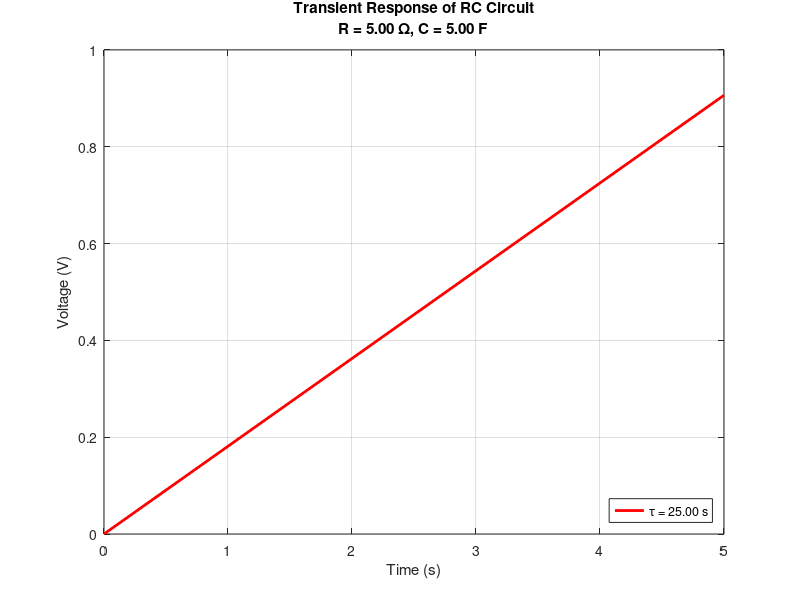

Reproduce this figure in MATLAB. (Note: this script raises an error after producing the figure.)
% RC Circuit Transient Response Simulation

% Get user input for RC circuit parameters
R = input('Enter the resistance R (ohms): ');
C = input('Enter the capacitance C (farads): ');

% Ensure R and C are positive
if R <= 0
    error('Resistance must be a positive value.');
end

if C <= 0
    error('Capacitance must be a positive value.');
end

% Time settings
t_end = input('Enter the simulation end time (seconds): ');
dt = input('Enter the time step (seconds): ');

% Ensure valid time step
if dt <= 0 || t_end <= 0
    error('Time step and end time must be positive values.');
end

t = 0:dt:t_end; % Time vector

% Initial voltage across the capacitor
V0 = input('Enter the initial voltage V0 (volts): ');

% Check if initial voltage is valid
if ~isnumeric(V0)
    error('Initial voltage must be a numeric value.');
end

% Calculate the time constant (tau = R * C)
tau = R * C;

% Compute the voltage across the capacitor over time for the RC circuit
V_t = V0 * (1 - exp(-t / tau)); % Transient response of the RC circuit

% Plot the result
figure;
plot(t, V_t, 'r', 'LineWidth', 2);
xlabel('Time (s)');
ylabel('Voltage (V)');
title(sprintf('Transient Response of RC Circuit\nR = %.2f Ω, C = %.2f F', R, C));
grid on;

% Display the time constant on the plot for reference
legend(sprintf('\\tau = %.2f s', tau), 'Location', 'southeast');

% Optionally, display voltage values at specific time intervals
disp('Voltage values at selected time points:');
disp(table(t', V_t', 'VariableNames', {'Time (s)', 'Voltage (V)'}));
